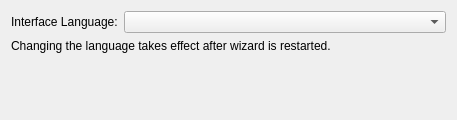
<?xml version="1.0" encoding="UTF-8"?>
<ui version="4.0">
 <class>LanguagePrefWidget</class>
 <widget class="QWidget" name="LanguagePrefWidget">
  <property name="geometry">
   <rect>
    <x>0</x>
    <y>0</y>
    <width>457</width>
    <height>120</height>
   </rect>
  </property>
  <property name="windowTitle">
   <string>Language</string>
  </property>
  <layout class="QVBoxLayout" name="verticalLayout">
   <item>
    <layout class="QFormLayout" name="formLayout">
     <item row="0" column="0">
      <widget class="QLabel" name="mLanguageLabel">
       <property name="text">
        <string>Interface Language:</string>
       </property>
      </widget>
     </item>
     <item row="0" column="1">
      <widget class="QComboBox" name="mLanguageComboBox">
       <property name="toolTip">
        <string>Language used for menus, dialogs and messages</string>
       </property>
      </widget>
     </item>
    </layout>
   </item>
   <item>
    <widget class="QLabel" name="mRestartLabel">
     <property name="text">
      <string>Changing the language takes effect after wizard is restarted.</string>
     </property>
     <property name="wordWrap">
      <bool>true</bool>
     </property>
    </widget>
   </item>
   <item>
    <spacer name="verticalSpacer">
     <property name="orientation">
      <enum>Qt::Vertical</enum>
     </property>
     <property name="sizeHint" stdset="0">
      <size>
       <width>20</width>
       <height>40</height>
      </size>
     </property>
    </spacer>
   </item>
  </layout>
 </widget>
 <resources/>
 <connections/>
</ui>
